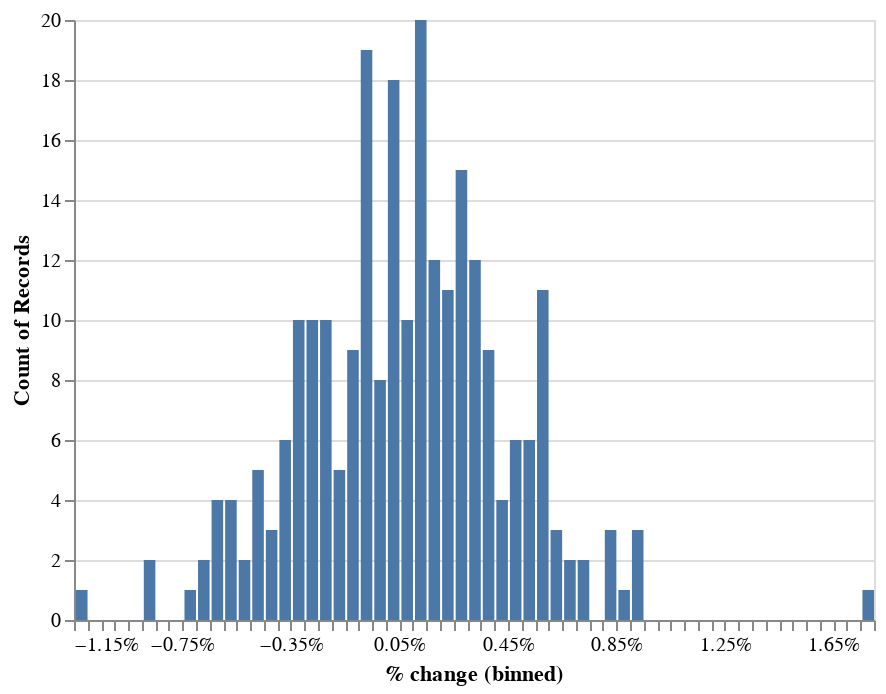

Notebook code for this chart:
### Code cell
returns_histogram(bt.balance)

### Figure 1 — Vega-Lite specification as saved in the notebook (floating-point values rounded to 4 significant figures; data arrays with more than 128 entries replaced by an {"elided": "..."} marker saying what was removed)
{"$schema": "https://vega.github.io/schema/vega-lite/v3.4.0.json", "config": {"mark": {"tooltip": null}, "view": {"height": 300, "width": 400}}, "data": {"name": "data-f9652b1972835a10505ec03f4488f171"}, "datasets": {"data-f9652b1972835a10505ec03f4488f171": {"elided": "251 records"}}, "encoding": {"x": {"axis": {"format": "%"}, "bin": {"maxbins": 100}, "field": "% change", "type": "quantitative"}, "y": {"aggregate": "count", "type": "quantitative"}}, "mark": "bar"}
